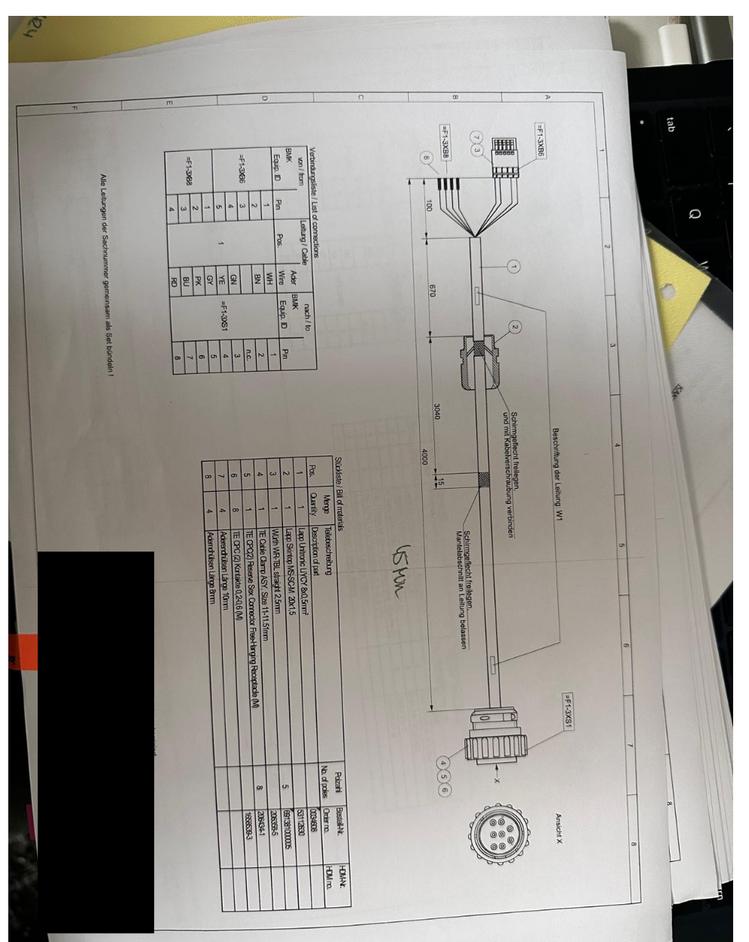
#> input picture backend/src/tools/bom_extraction/example_bom.png, 749 x 942 px, shrunk from 992 x 1247 before the run
$ python -i image_processing.py   (imports and definitions only)
#> lines starting #> are read from the running program, lines starting #| are printed output that depends on the picture; after the words box and inside, x2 and y2 are one past the last pixel; in counts of white or black regions, pixels touching at a corner belong together
import cv2
import numpy as np
import pytesseract
import base64

# Konstanten
BAD_WORDS = [
    "gmbh", "hirt", "heidelberg",
    "vertraulich", "confidential", "version", "drawn", "date"
]

# [97 lines left out: functions numpy_to_base64, filter_unsafe_tables, split_merged_crop, not called in this run]

def extract_bom_tight_crop(image_path, output_dir="/tmp"):
#> called with image_path = 'example_bom.png', output_dir = '/tmp'
    import os
    if not os.path.exists(output_dir): os.makedirs(output_dir)
    filename_base = os.path.splitext(os.path.basename(image_path))[0]

    original_img = cv2.imread(image_path)
#> original_img is the input picture: shape (942, 749, 3); mean B, G, R 147.5, 153, 156.4
    if original_img is None: return []

    img_h, img_w = original_img.shape[:2]
#> img_h = 942; img_w = 749
    gray = cv2.cvtColor(original_img, cv2.COLOR_BGR2GRAY)
    binary = cv2.adaptiveThreshold(gray, 255, cv2.ADAPTIVE_THRESH_GAUSSIAN_C, cv2.THRESH_BINARY_INV, 11, 2)
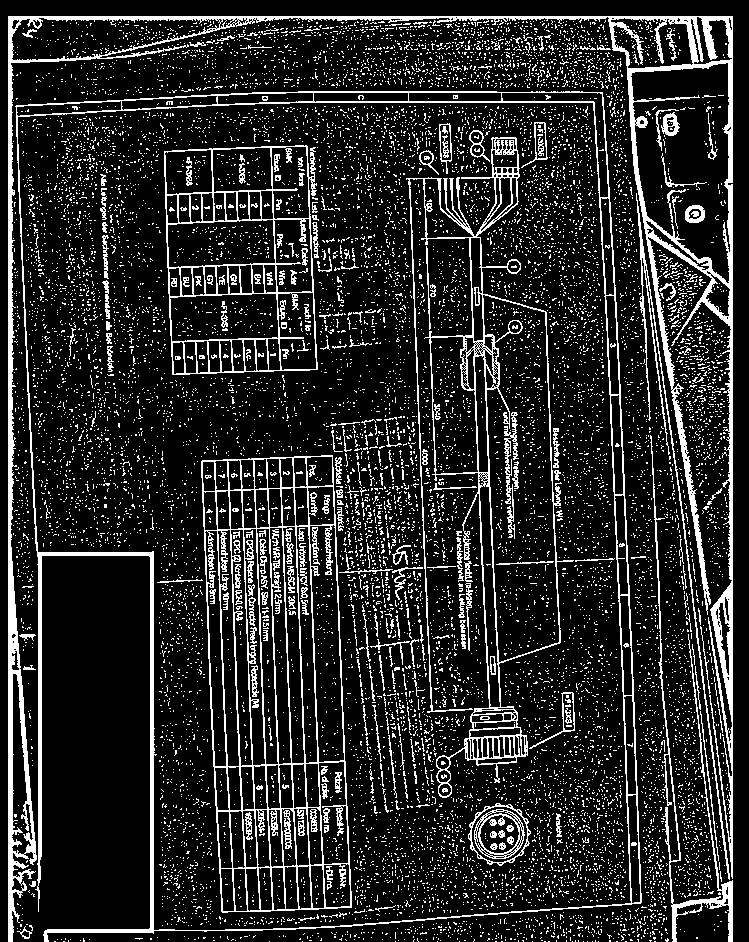
#> binary: shape (942, 749); 15.6% white in thin lines or dots

    scale = 50
    kernel_len = img_w // scale
#> kernel_len = 14
    ver_kernel = cv2.getStructuringElement(cv2.MORPH_RECT, (1, kernel_len))
    hor_kernel = cv2.getStructuringElement(cv2.MORPH_RECT, (kernel_len, 1))

    vert_lines = cv2.dilate(cv2.erode(binary, ver_kernel, iterations=3), ver_kernel, iterations=3)
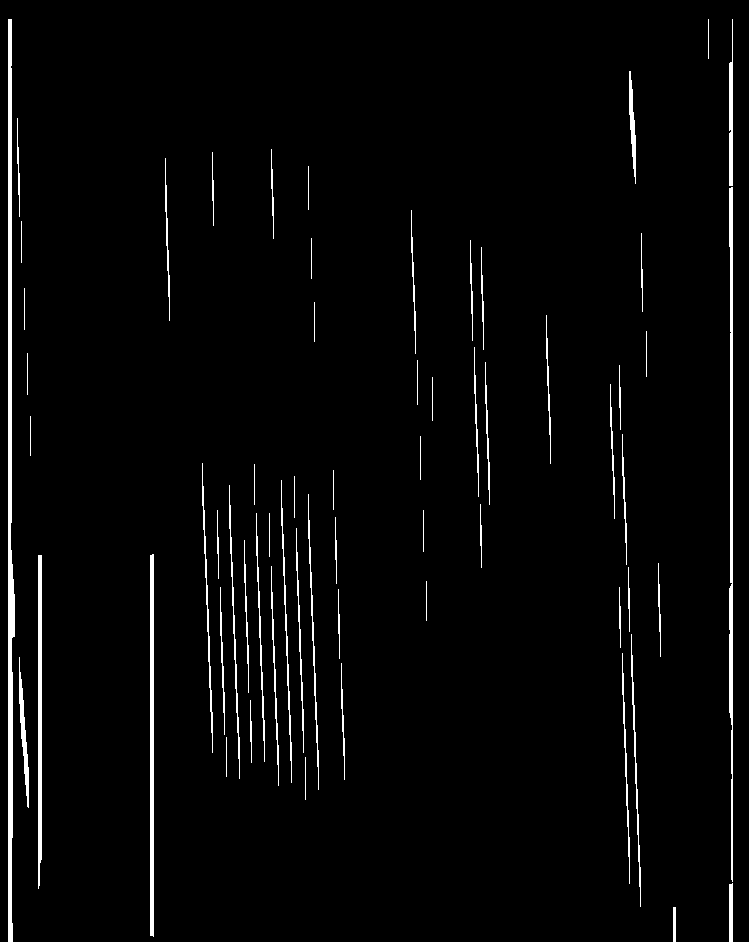
#> vert_lines: shape (942, 749); 2.7% white; 63 white regions, largest, box (x1, y1, x2, y2) and area: (8, 19, 15, 942) 4023, (729, 187, 733, 882) 2083, (150, 554, 154, 937) 1527
    hor_lines = cv2.dilate(cv2.erode(binary, hor_kernel, iterations=3), hor_kernel, iterations=3)
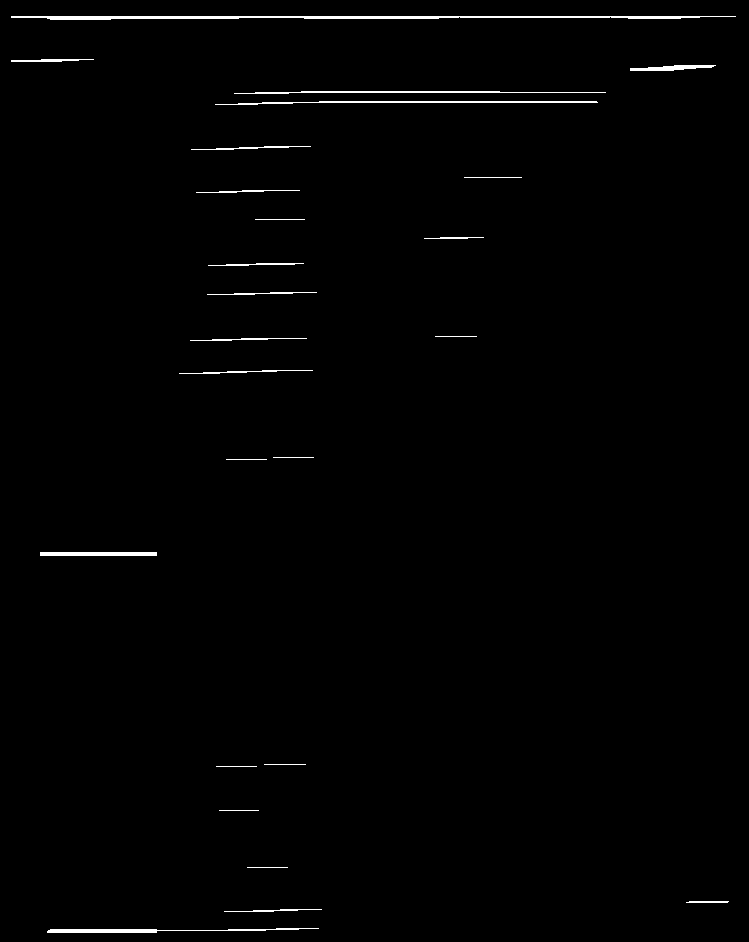
#> hor_lines: shape (942, 749); 0.92% white; 25 white regions, largest, box (x1, y1, x2, y2) and area: (11, 16, 736, 20) 1853, (215, 101, 598, 105) 712, (47, 928, 319, 933) 659

    joints = cv2.bitwise_and(cv2.dilate(vert_lines, np.ones((3,3)), iterations=1),
                             cv2.dilate(hor_lines, np.ones((3,3)), iterations=1))
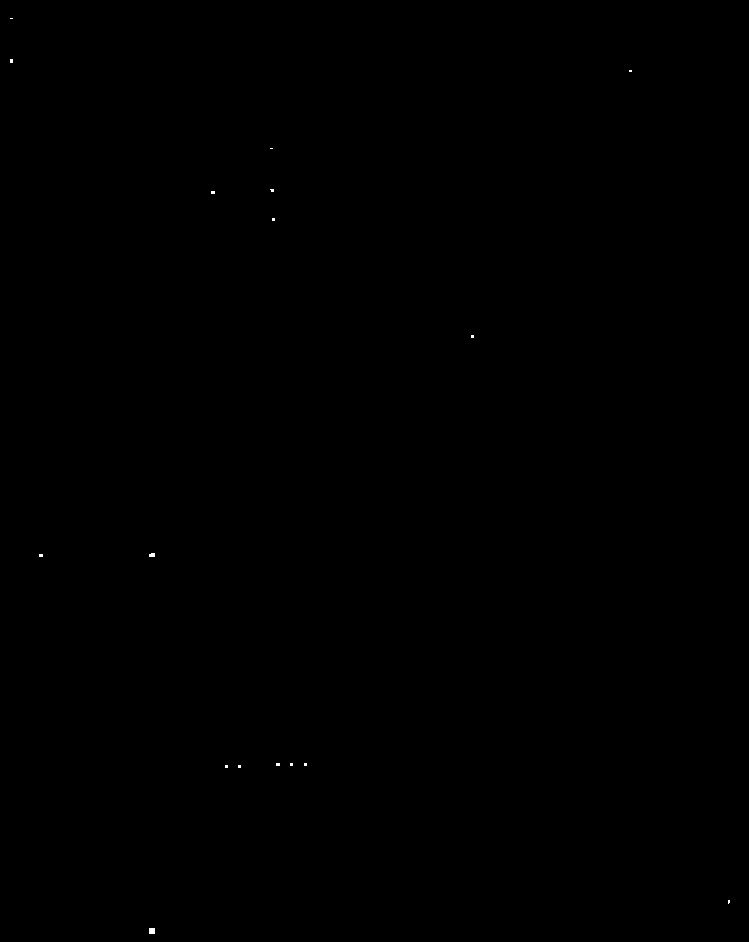
#> joints: shape (942, 749); 0.03% white; 17 white regions (15 under 20 px), largest, box (x1, y1, x2, y2) and area: (149, 928, 155, 934) 36, (149, 553, 155, 557) 22

    gap_w, gap_h = img_w // 5, img_h // 20
#> gap_w = 149; gap_h = 47
    mask_woven = cv2.dilate(cv2.dilate(joints, np.ones((1, gap_w)), iterations=1), np.ones((gap_h, 1)), iterations=1)
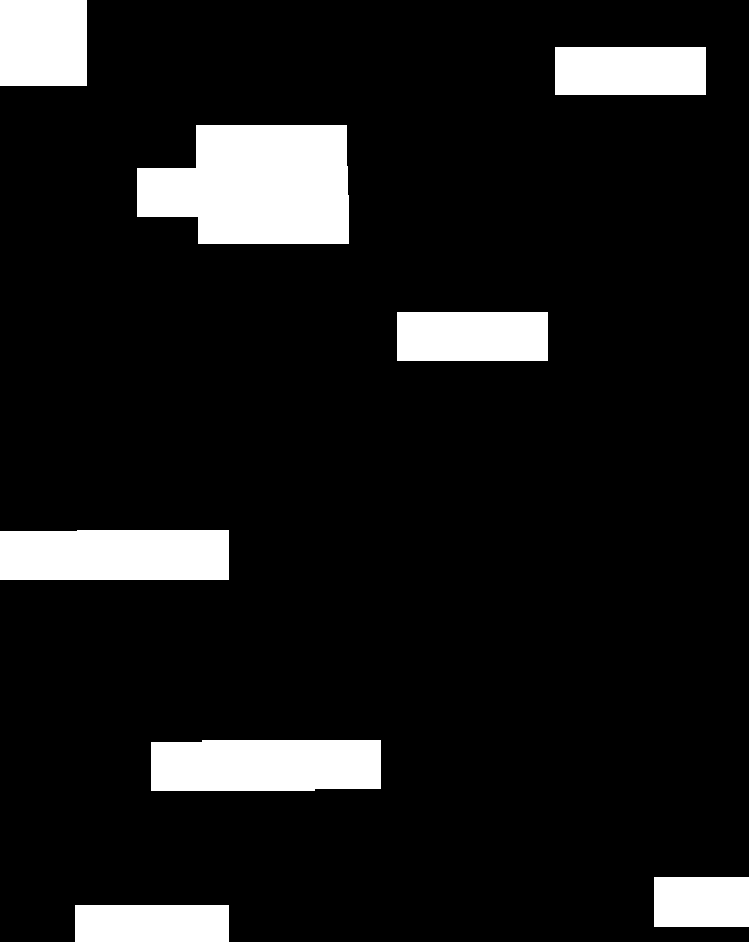
#> mask_woven: shape (942, 749); 10.8% white; 8 white regions

    contours, _ = cv2.findContours(mask_woven, cv2.RETR_EXTERNAL, cv2.CHAIN_APPROX_SIMPLE)
#> contours = 8 contours; box (x1, y1, x2, y2) and area: (137, 125, 349, 244) 20605, (151, 740, 381, 791) 11217, (0, 530, 229, 580) 11096, (0, 0, 87, 86) 7310, (397, 312, 548, 361) 7200, (555, 47, 706, 95) 7050, (75, 905, 229, 942) 5508, (654, 877, 749, 927) 4606
    table_crops = []
    min_area = (img_w * img_h) * 0.05
#> min_area = 35277.9

    for i, c in enumerate(contours):
        bx, by, bw, bh = cv2.boundingRect(c)
        if (bw * bh) < min_area or (bw > 0.9 * img_w and bh > 0.9 * img_h): continue

        joints_roi = joints[by:by+bh, bx:bx+bw]
        points = cv2.findNonZero(joints_roi)

        if points is not None:
            min_x, max_x = np.min(points[:, 0, 0]), np.max(points[:, 0, 0])
            min_y, max_y = np.min(points[:, 0, 1]), np.max(points[:, 0, 1])

            x1, y1 = max(0, bx + min_x - 5), max(0, by + min_y - 5)
            x2, y2 = min(img_w, bx + max_x + 5), min(img_h, by + max_y + 5)

            sub_crops = split_merged_crop(original_img[y1:y2, x1:x2])
            for part_idx, final_crop in enumerate(sub_crops):
                out_path = f"{output_dir}/{filename_base}_crop_{i}_p{part_idx}.png"
                cv2.imwrite(out_path, final_crop)
                table_crops.append(final_crop)
#> this loop made 8 passes
#> (c, bx, by, bw, bh) on passes 1, 2, 5, 7, 8: ([[75, 905], [75, 941], [228, 941], [228, 905]], 75, 905, 154, 37), ([[654, 877], [654, 926], [748, 926], [748, 877]], 654, 877, 95, 50), ([[397, 312], [397, 360], [547, 360], [547, 312]], 397, 312, 151, 49), ([[555, 47], [555, 94], [705, 94], [705, 47]], 555, 47, 151, 48), ([[0, 0], [0, 85], [86, 85], [86, 0]], 0, 0, 87, 86)
#> (bx, by, bw, bh) on passes 3, 4, 6: (151, 740, 230, 51), (0, 530, 229, 50), (137, 125, 212, 119)
#> after the loop, table_crops = []

    return table_crops

# [14 lines left out: function merge_images_vertically, not called in this run]

>>> result = extract_bom_tight_crop('example_bom.png')
#> result = []
